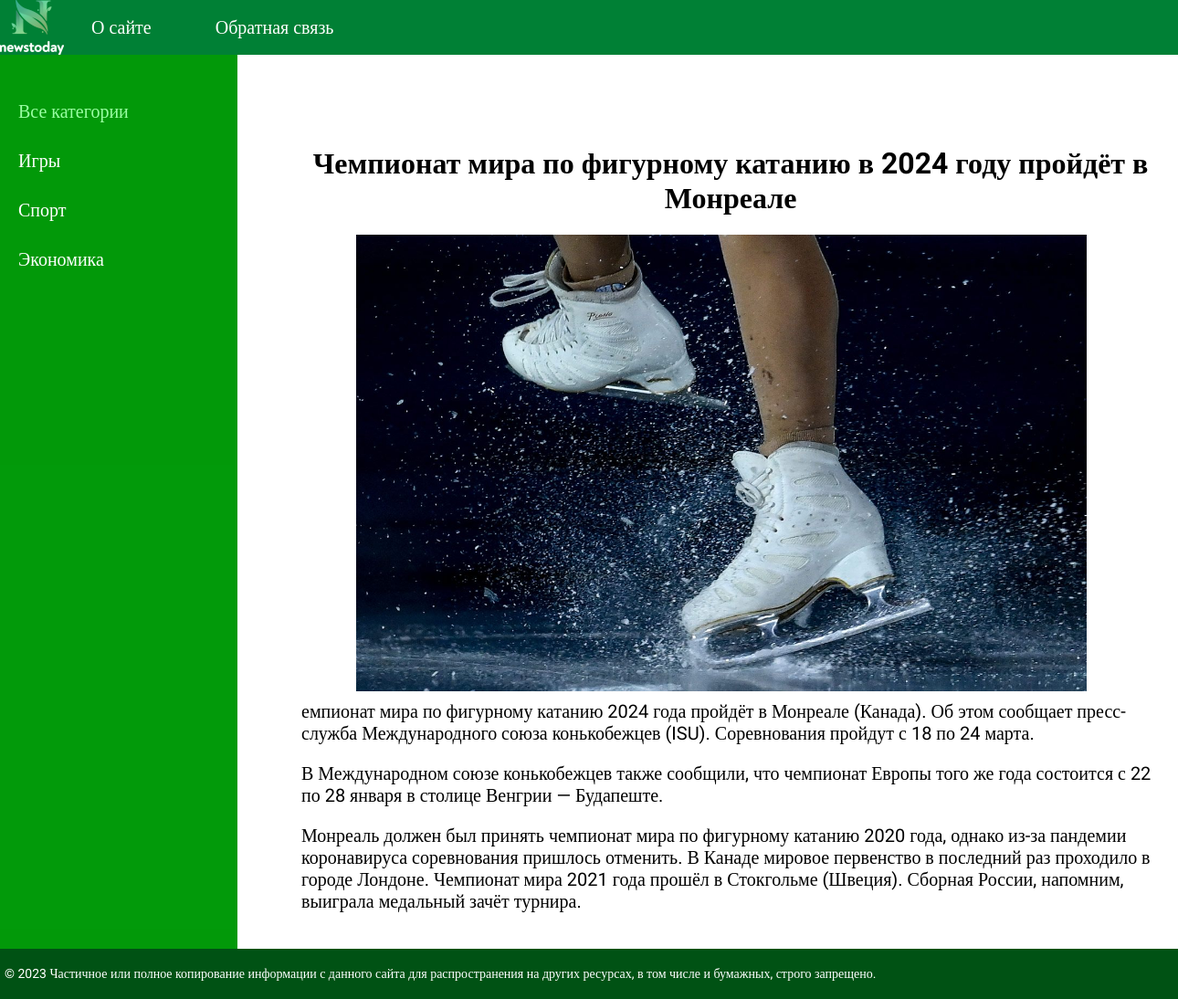
The page /post/figyrnoekatanie/ on the database its author committed.
### news/models.py (models this page shows, shortened)
class Category(models.Model):
    name = models.CharField(max_length=100, db_index=True)
    slug = models.SlugField(max_length=255, unique=True, db_index=True, verbose_name='URL')
    def get_absolute_url(self):
        return reverse('category', kwargs={'cat_slug': self.slug})
    class Meta:
        verbose_name = 'Категорию'
        verbose_name_plural = 'Категории'
        ordering = ['id']

class News(models.Model):
    title = models.CharField(max_length=255, verbose_name='Заголовок')
    content = models.TextField(blank=True, verbose_name='Контент')
    slug = models.SlugField(max_length=255, unique=True, db_index=True, verbose_name="URL")
    photo = models.ImageField(upload_to="photos/%Y/%m/%d/", verbose_name='Фото', blank=True)
    time_create = models.DateTimeField(auto_now_add=True)
    time_add = models.DateTimeField(auto_now=True)
    is_published = models.BooleanField(default=True, verbose_name='Публикация')
    cat = models.ForeignKey('Category', on_delete=models.PROTECT, null=True, verbose_name='Категории')
    def __str__(self):
        return self.title
    class Meta:
        verbose_name = 'Новость'
        verbose_name_plural = 'Новости'
        ordering =['-time_create', 'title']

### news/views.py (the view)
# urls.py: path('post/<slug:post_slug>/', ShowPost.as_view(), name="post"),
class ShowPost(DataMixin, DetailView):
    model=News
    template_name = 'news/post.html'
    slug_url_kwarg = 'post_slug'
    context_object_name = 'post'
    def get_context_data(self, *, object_list=None, **kwargs):
        context = super().get_context_data(**kwargs)
        c_def = self.get_user_context(title=context['post'])
        return dict(list(context.items()) + list(c_def.items()))

### news/utils.py (called while the page is built)
        def get_user_context(self, **kwargs):
                context = kwargs
                cats = Category.objects.annotate(Count('news'))
                user_menu = menu.copy()
                if not self.request.user.is_authenticated:
                        user_menu.pop(1)
                context['menu'] = user_menu
                context['cats'] = cats
                if 'cat_selected' not in context:
                        context['cat_selected'] = 0
                return context

### news/templates/news/post.html
{% extends 'news/base.html' %}
{% block content %}
<h1>{{post.title}}</h1>
{% if post.photo %}
<img class="img-article-left post" src="{{post.photo.url}}">
{% endif %}
<p>{{post.content|linebreaks}}</p>
{% endblock %}

### news/templates/news/base.html (shortened to what this page needs)
{% load static %}
{% load news_tags %}
<!DOCTYPE html>
<html>
<head>
	<link type="text/css" href="{% static 'news/css/style.css' %}" rel="stylesheet" />
</head>
<body>
<table class="table-page" border=0 cellpadding="0" cellspacing="0">
<tr><td valign=top>
{% block mainmenu %}
		<div class="header">
			<ul id="mainmenu" class="mainmenu">
			<li class="logo"><a href="{% url 'home' %}"><div class="logo"></div></a></li>
	{% for m in menu %}
			<li><a href="{% url m.url_name %}">{{m.title}}</a></li>
	{% endfor %}
			</ul>
		</div>
{% endblock mainmenu %}
<table class="table-content" border=0 cellpadding="0" cellspacing="0">
<tr>
	<td valign="top" class="left-chapters">
	<ul id="leftchapters">
{% if cat_selected == 0 %}
		<li class="selected">Все категории</li>
{% else %}
		<li><a href="{% url 'home' %}">Все категории</a></li>
{% endif %}
{% for c in cats %}
{% if c.news__count > 0%}
		{% if c.pk == cat_selected %}
			<li class="selected">{{c.name}}</li>
		{% else %}
			<li><a href="{{ c.get_absolute_url }}">{{c.name}}</a></li>
		{% endif %}
{% endif %}
{% endfor %}
	</ul>
</td>
<td valign="top" class="content">
<div class="content-text">
{% block content %}
{% endblock %}
	</div>
</td></tr></table>
</td></tr>
<tr><td valign=top>
	<div id="footer">
		<p>&copy; 2023 Частичное или полное копирование информации с данного сайта для распространения на других ресурсах, в том числе и бумажных, строго запрещено.</p>
	</div>
</td></tr></table>
</body>
</html>

### news/static/news/css/style.css (style rules this page uses)
html, body { margin: 0; padding: 0; height: 100%; width: 100%; font-family: 'Roboto'; }
a { color: #007a2f; text-decoration: none; }
img { max-width: 600px; height: auto; }
img.img-article-left { max-width: 300px; height: auto; float: left; padding: 0 10px 10px 0; }
img.img-article-left.post { max-height: 800px; min-width: 800px; max-height: 500px; min-height: 300px; margin: 0 60px 0 60px; }
.table-page { width: 100%; height: 100%; vertical-align: top; }
.table-page tr { height: 100%; }
.header { background: #008035; height: 60px; }
.logo { background: url('../images/logo.png'); width: 70px; height: 60px; }
ul.mainmenu { list-style: none; margin: 0; padding: 0; height: 60px; color: #007009; font-size: 20px; overflow: hidden; }
ul.mainmenu li { float: left; margin: 18px 40px 0 30px; }
ul.mainmenu li.logo { margin: 0; }
ul.mainmenu li a { color: #fdfdfd; text-decoration: none; }
.table-content { width: 100%; min-height: 100%; height: 100%; }
.left-chapters { margin: 0; background: rgba(0, 153, 8, 0.993); min-height: 100%; }
.left-chapters ul { width: 230px; min-height: 100%; margin: 0; padding: 20px 10px 10px 20px; list-style: none; font-size: 20px; }
.left-chapters ul li { margin: 30px 0 0 0; color: rgb(255, 255, 255); }
.left-chapters ul li.selected { color: #9bffa4; }
.left-chapters ul li a { color: rgb(255, 255, 255); text-decoration: none; }
.content { padding: 40px 20px 20px 40px; width: 100%; box-sizing: border-box; }
.content-text { margin: 60px 0 0 30px; color: #000; font-size: 20px; font-family: 'Roboto'; }
.content-text h1 { text-align: center; font-size: 32px; }
#footer { box-sizing: border-box; background: #005214; padding: 5px; color: #ffffff; font-size: 14px; font-family: 'Roboto'; text-align: left; overflow: hidden; }

### rows shown on the page
Category: name "Игры"
Category: name "Спорт"
Category: name "Экономика"
News: title "Чемпионат мира по фигурному катанию в 2024 году пройдёт в Монреале", photo (picture), content "емпионат мира по фигурному катанию 2024 года пройдёт в Монреале (Канада). Об этом сообщает пресс-служба Международного союза конькобежцев (ISU). Соревнования пройдут с 18 по 24 марта. В Международном союзе конькобежцев также сообщили, что чемпионат Европы того же года состоится с 22 по 28 января в столице Венгрии — Будапеште. Монреаль должен был принять чемпионат мира по фигурному катанию 2020 года, однако из-за пандемии коронавируса соревнования пришлось отменить. В Канаде мировое первенство в последний раз проходило в городе Лондоне. Чемпионат мира 2021 года прошёл в Стокгольме (Швеция). Сборная России, напомним, выиграла медальный зачёт турнира."

### other values the page prints
{{ m.title }} "О сайте" "Обратная связь"
